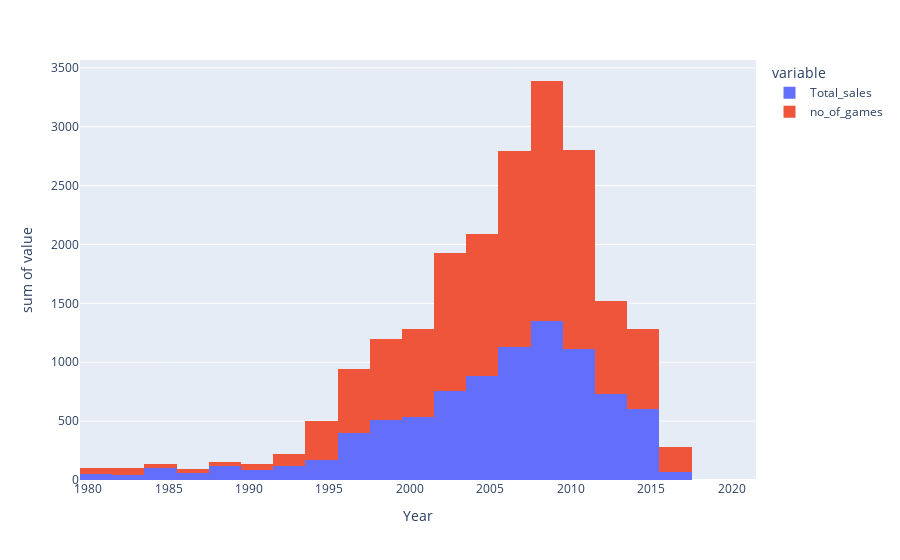

Notebook cell for this chart:
### Code cell
# 12.What’s the trend of game releases and sales over years?
# `Rank`, Name, Platform, Year,Genre ,
#             Publisher, NA_Sales, EU_Sales,JP_Sales,Other_Sales,Global_Sales
mycursor.execute("""select  count(distinct Name) no_of_games  ,Year, sum(Global_Sales) Total_sales from vgsales
                  group by Year 
                  order by Total_sales desc   """)
results = mycursor.fetchall()
columns = [desc[0] for desc in mycursor.description]
sales_over_years = pd.DataFrame(results, columns=["no_of_games","Year","Total_sales"])
sales_over_years
px.histogram(sales_over_years,x="Year",y=["Total_sales","no_of_games"],nbins=30,)

### Figure 1 — Plotly figure (JSON) as saved in the notebook; plotly's stock layout.template omitted (floating-point values rounded to 4 significant figures)
{"data": [{"bingroup": "x", "histfunc": "sum", "hovertemplate": "variable=Total_sales<br>Year=%{x}<br>sum of value=%{y}<extra></extra>", "legendgroup": "Total_sales", "marker": {"color": "#636efa", "pattern": {"shape": ""}}, "name": "Total_sales", "nbinsx": 30, "orientation": "v", "showlegend": true, "type": "histogram", "x": [2008.0, 2009.0, 2007.0, 2010.0, 2006.0, 2011.0, 2005.0, 2004.0, 2002.0, 2013.0, 2012.0, 2003.0, 2014.0, 2001.0, 2015.0, 1998.0, 1999.0, 2000.0, 1997.0, 1996.0, NaN, 1995.0, 1994.0, 1992.0, 1989.0, 2016.0, 1985.0, 1984.0, 1990.0, 1988.0, 1993.0, 1986.0, 1981.0, 1991.0, 1982.0, 1987.0, 1983.0, 1980.0, 2020.0, 2017.0], "xaxis": "x", "y": [678.9, 667.3, 611.1, 600.4, 521.0, 516.0, 459.9, 419.3, 395.5, 368.1, 363.5, 357.8, 337.1, 331.5, 264.4, 256.5, 251.3, 201.6, 201.0, 199.2, 100.1, 88.11, 79.17, 76.16, 73.45, 70.93, 53.94, 50.36, 49.39, 47.22, 45.98, 37.07, 35.77, 32.23, 28.86, 21.74, 16.79, 11.38, 0.29, 0.05], "yaxis": "y"}, {"bingroup": "x", "histfunc": "sum", "hovertemplate": "variable=no_of_games<br>Year=%{x}<br>sum of value=%{y}<extra></extra>", "legendgroup": "no_of_games", "marker": {"color": "#EF553B", "pattern": {"shape": ""}}, "name": "no_of_games", "nbinsx": 30, "orientation": "v", "showlegend": true, "type": "histogram", "x": [2008.0, 2009.0, 2007.0, 2010.0, 2006.0, 2011.0, 2005.0, 2004.0, 2002.0, 2013.0, 2012.0, 2003.0, 2014.0, 2001.0, 2015.0, 1998.0, 1999.0, 2000.0, 1997.0, 1996.0, NaN, 1995.0, 1994.0, 1992.0, 1989.0, 2016.0, 1985.0, 1984.0, 1990.0, 1988.0, 1993.0, 1986.0, 1981.0, 1991.0, 1982.0, 1987.0, 1983.0, 1980.0, 2020.0, 2017.0], "xaxis": "x", "y": [1039.0, 1003.0, 887.0, 903.0, 775.0, 782.0, 659.0, 551.0, 631.0, 336.0, 449.0, 546.0, 318.0, 428.0, 364.0, 364.0, 326.0, 324.0, 282.0, 258.0, 233.0, 215.0, 117.0, 41.0, 17.0, 209.0, 14.0, 14.0, 16.0, 15.0, 59.0, 21.0, 46.0, 40.0, 36.0, 16.0, 17.0, 9.0, 1.0, 2.0], "yaxis": "y"}], "layout": {"barmode": "relative", "legend": {"title": {"text": "variable"}, "tracegroupgap": 0}, "margin": {"t": 60}, "xaxis": {"anchor": "y", "domain": [0, 1], "title": {"text": "Year"}}, "yaxis": {"anchor": "x", "domain": [0, 1], "title": {"text": "sum of value"}}}}
